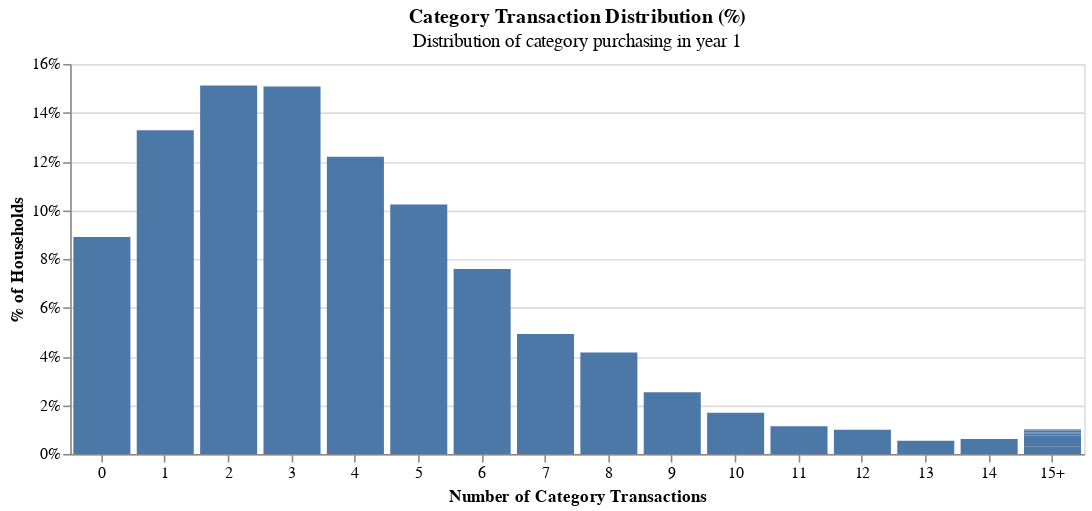

Notebook code for this chart:
### Code cell
labels = [str(i) if i < 15 else '15+' for i in range(16)]

category_trans_dist = category_trans_dist.with_columns(
    pl.col('# of Purchases').cut(np.arange(0,15,1), labels=labels).alias('cut')    
)
chart = alt.Chart(category_trans_dist).mark_bar().encode(
    x=alt.X("cut:O", 
            axis=alt.Axis(labelAngle=0, title="Number of Category Transactions"), sort=labels),
    y=alt.Y("% of Total:Q",
            axis=alt.Axis(format=".0%", title="% of Households")), 
).properties(
    width=650,
    height=250,
    title={
        'text': 'Category Transaction Distribution (%)',
        'subtitle': 'Distribution of category purchasing in year 1'
    }
).show()

### Figure 1 — Vega-Lite specification as saved in the notebook (floating-point values rounded to 4 significant figures)
{"$schema": "https://vega.github.io/schema/vega-lite/v5.20.1.json", "config": {"view": {"continuousHeight": 300, "continuousWidth": 300}}, "data": {"name": "data-4322957793433f898d00a0a95915944f"}, "datasets": {"data-4322957793433f898d00a0a95915944f": [{"# of Purchases": 0, "% of Total": 0.08903, "Frequency": 447, "cut": "0"}, {"# of Purchases": 1, "% of Total": 0.1328, "Frequency": 667, "cut": "1"}, {"# of Purchases": 2, "% of Total": 0.1512, "Frequency": 759, "cut": "2"}, {"# of Purchases": 3, "% of Total": 0.1508, "Frequency": 757, "cut": "3"}, {"# of Purchases": 4, "% of Total": 0.1219, "Frequency": 612, "cut": "4"}, {"# of Purchases": 5, "% of Total": 0.1024, "Frequency": 514, "cut": "5"}, {"# of Purchases": 6, "% of Total": 0.07588, "Frequency": 381, "cut": "6"}, {"# of Purchases": 7, "% of Total": 0.04919, "Frequency": 247, "cut": "7"}, {"# of Purchases": 8, "% of Total": 0.04163, "Frequency": 209, "cut": "8"}, {"# of Purchases": 9, "% of Total": 0.02529, "Frequency": 127, "cut": "9"}, {"# of Purchases": 10, "% of Total": 0.01693, "Frequency": 85, "cut": "10"}, {"# of Purchases": 11, "% of Total": 0.01135, "Frequency": 57, "cut": "11"}, {"# of Purchases": 12, "% of Total": 0.009958, "Frequency": 50, "cut": "12"}, {"# of Purchases": 13, "% of Total": 0.005377, "Frequency": 27, "cut": "13"}, {"# of Purchases": 14, "% of Total": 0.006174, "Frequency": 31, "cut": "14"}, {"# of Purchases": 15, "% of Total": 0.002987, "Frequency": 15, "cut": "15+"}, {"# of Purchases": 16, "% of Total": 0.003187, "Frequency": 16, "cut": "15+"}, {"# of Purchases": 17, "% of Total": 0.001394, "Frequency": 7, "cut": "15+"}, {"# of Purchases": 18, "% of Total": 0.0007967, "Frequency": 4, "cut": "15+"}, {"# of Purchases": 19, "% of Total": 0.0003983, "Frequency": 2, "cut": "15+"}, {"# of Purchases": 20, "% of Total": 0.0007967, "Frequency": 4, "cut": "15+"}, {"# of Purchases": 22, "% of Total": 0.0001992, "Frequency": 1, "cut": "15+"}, {"# of Purchases": 25, "% of Total": 0.0001992, "Frequency": 1, "cut": "15+"}, {"# of Purchases": 27, "% of Total": 0.0001992, "Frequency": 1, "cut": "15+"}]}, "encoding": {"x": {"axis": {"labelAngle": 0, "title": "Number of Category Transactions"}, "field": "cut", "sort": ["0", "1", "2", "3", "4", "5", "6", "7", "8", "9", "10", "11", "12", "13", "14", "15+"], "type": "ordinal"}, "y": {"axis": {"format": ".0%", "title": "% of Households"}, "field": "% of Total", "type": "quantitative"}}, "height": 250, "mark": {"type": "bar"}, "title": {"subtitle": "Distribution of category purchasing in year 1", "text": "Category Transaction Distribution (%)"}, "width": 650}
